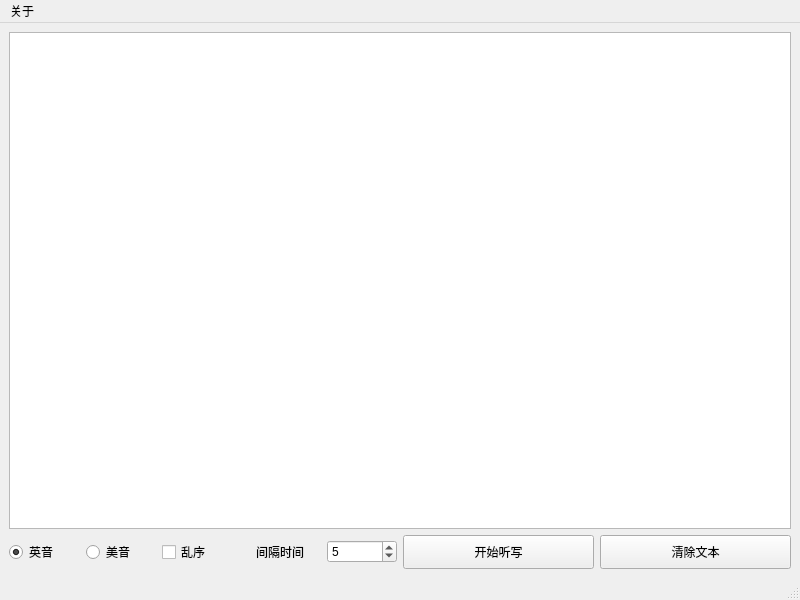
<?xml version="1.0" encoding="UTF-8"?>
<ui version="4.0">
 <class>MainWindow</class>
 <widget class="QMainWindow" name="MainWindow">
  <property name="geometry">
   <rect>
    <x>0</x>
    <y>0</y>
    <width>800</width>
    <height>600</height>
   </rect>
  </property>
  <property name="sizePolicy">
   <sizepolicy hsizetype="Preferred" vsizetype="Preferred">
    <horstretch>0</horstretch>
    <verstretch>0</verstretch>
   </sizepolicy>
  </property>
  <property name="minimumSize">
   <size>
    <width>650</width>
    <height>250</height>
   </size>
  </property>
  <property name="maximumSize">
   <size>
    <width>800</width>
    <height>600</height>
   </size>
  </property>
  <property name="windowTitle">
   <string>DictationNow!</string>
  </property>
  <widget class="QWidget" name="centralwidget">
   <layout class="QVBoxLayout" name="verticalLayout">
    <item>
     <widget class="QPlainTextEdit" name="plainTextEdit">
      <property name="minimumSize">
       <size>
        <width>0</width>
        <height>100</height>
       </size>
      </property>
      <property name="font">
       <font>
        <family>微软雅黑</family>
        <pointsize>10</pointsize>
       </font>
      </property>
     </widget>
    </item>
    <item>
     <layout class="QHBoxLayout" name="horizontalLayout_3">
      <item>
       <layout class="QHBoxLayout" name="horizontalLayout">
        <item>
         <widget class="QRadioButton" name="radioButton">
          <property name="minimumSize">
           <size>
            <width>0</width>
            <height>22</height>
           </size>
          </property>
          <property name="text">
           <string>英音</string>
          </property>
          <property name="checked">
           <bool>true</bool>
          </property>
         </widget>
        </item>
        <item>
         <widget class="QRadioButton" name="radioButton_2">
          <property name="minimumSize">
           <size>
            <width>0</width>
            <height>22</height>
           </size>
          </property>
          <property name="text">
           <string>美音</string>
          </property>
         </widget>
        </item>
        <item>
         <widget class="QCheckBox" name="checkBox">
          <property name="minimumSize">
           <size>
            <width>0</width>
            <height>22</height>
           </size>
          </property>
          <property name="text">
           <string>乱序</string>
          </property>
         </widget>
        </item>
        <item>
         <widget class="QLabel" name="label">
          <property name="minimumSize">
           <size>
            <width>82</width>
            <height>32</height>
           </size>
          </property>
          <property name="text">
           <string>间隔时间</string>
          </property>
          <property name="alignment">
           <set>Qt::AlignCenter</set>
          </property>
         </widget>
        </item>
        <item>
         <widget class="QSpinBox" name="spinBox">
          <property name="maximum">
           <number>10</number>
          </property>
          <property name="value">
           <number>5</number>
          </property>
         </widget>
        </item>
       </layout>
      </item>
      <item>
       <layout class="QHBoxLayout" name="horizontalLayout_2">
        <item>
         <widget class="QPushButton" name="pushButton">
          <property name="enabled">
           <bool>true</bool>
          </property>
          <property name="minimumSize">
           <size>
            <width>0</width>
            <height>34</height>
           </size>
          </property>
          <property name="text">
           <string>开始听写</string>
          </property>
         </widget>
        </item>
        <item>
         <widget class="QPushButton" name="pushButton_2">
          <property name="minimumSize">
           <size>
            <width>0</width>
            <height>34</height>
           </size>
          </property>
          <property name="text">
           <string>清除文本</string>
          </property>
         </widget>
        </item>
       </layout>
      </item>
     </layout>
    </item>
   </layout>
  </widget>
  <widget class="QMenuBar" name="menubar">
   <property name="geometry">
    <rect>
     <x>0</x>
     <y>0</y>
     <width>800</width>
     <height>32</height>
    </rect>
   </property>
   <widget class="QMenu" name="menu">
    <property name="title">
     <string>关于</string>
    </property>
    <addaction name="actionGithub"/>
    <addaction name="separator"/>
    <addaction name="action_2"/>
    <addaction name="action_1_0_0"/>
   </widget>
   <addaction name="menu"/>
  </widget>
  <widget class="QStatusBar" name="statusbar"/>
  <action name="actionGithub">
   <property name="text">
    <string>Github</string>
   </property>
  </action>
  <action name="action_1_0_0">
   <property name="enabled">
    <bool>false</bool>
   </property>
   <property name="text">
    <string>版本: 1.0.0</string>
   </property>
  </action>
  <action name="action_2">
   <property name="text">
    <string>鸣谢</string>
   </property>
  </action>
 </widget>
 <resources/>
 <connections/>
</ui>
